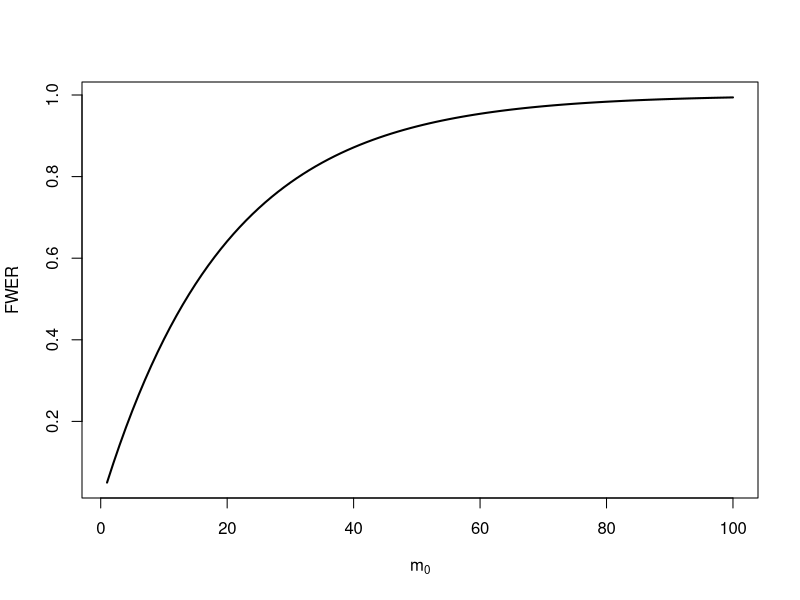

Write the R code that produced this figure.
rm(list=ls())

#===================
# MULTIPLE TESTING
#===================

#-----------------------------------
# p.adjust example
#-----------------------------------

set.seed(123)
x <- rnorm(50, mean = c(rep(0, 25), rep(3, 25)))
p <- 2*pnorm(sort(-abs(x)))

round( p.adjust(p,"bonferroni"), 3)


#-----------------------------------
# Simulation
#-----------------------------------

rm(list=ls())

sim_errors <- function(m, m0, effect, method="none") {
  alpha = 0.05
  stats <- rnorm(m)
  stats[(m0+1):m] <- stats[(m0+1):m] + effect
  pvals = pnorm(stats, lower.tail = FALSE)
  setR <- which(p.adjust(pvals,method) <= alpha)
  # number of rejections
  R = length(setR)
  # number of type I errors
  V <- sum( setR <= m0 )
  # family-wise error
  FWER <- (V > 0)
  # false discovery proportion
  FDP <- V/max(1,R)
  return(c(R, V, FWER, FDP))
}

set.seed(123)
B = 10^5
res <- replicate(B, sim_errors(20, 15, 2, method="none"))
row.names(res) <- c("R","V","V>0", "V/R")
res[,1:10]

xtable::xtable(res[,1:10])

# FWER
mean(res[3,])
# FDR 
mean(res[4,])



#-----------------------------------
# fwer control
#-----------------------------------

rm(list=ls())

m0 = 100
FWER = 1-(1-0.05)^(1:m0)
#pdf("Figure_fwer.pdf")
plot(1:m0,FWER, type="l", xlab=expression(m[0]), ylab="FWER", lwd=2)
#dev.off()
